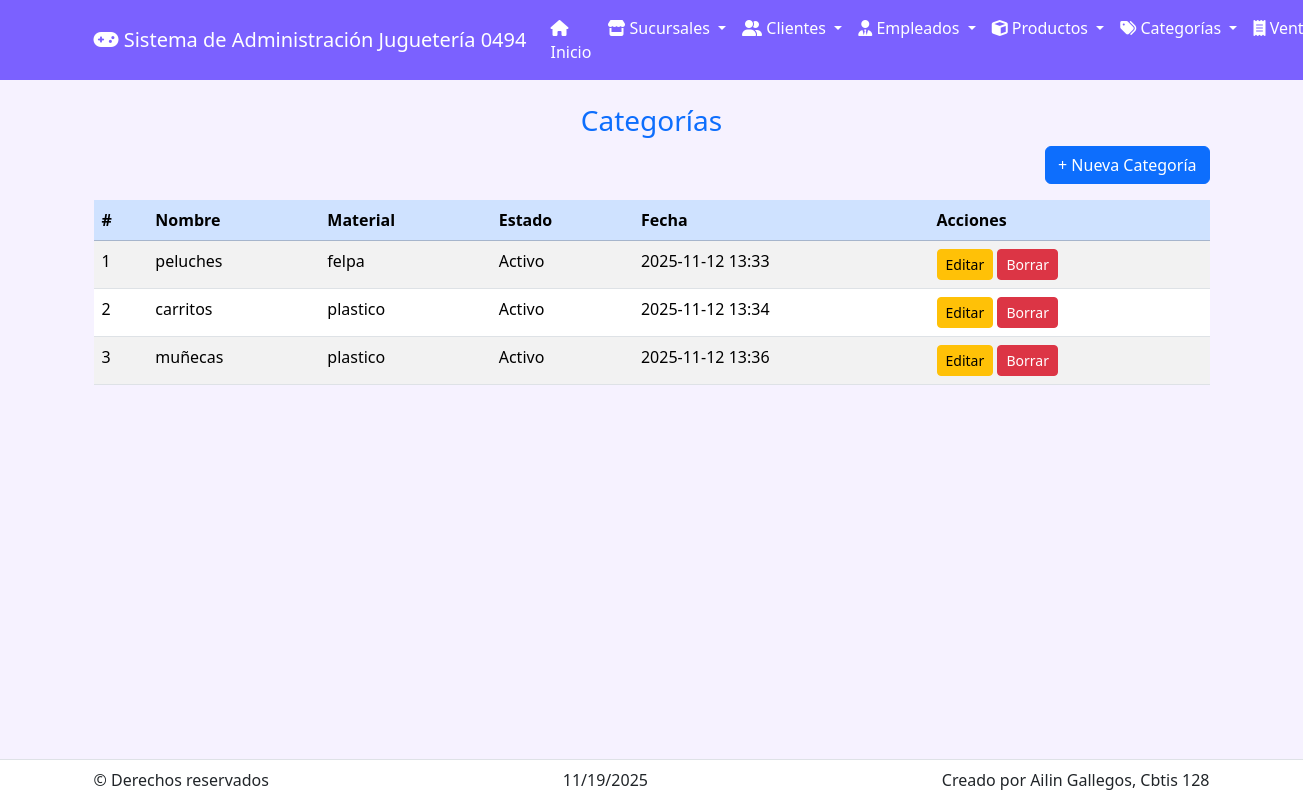
Page /categorias/ on the committed database.
### app_Jugueteria/models.py (models this page shows, shortened)
class Categoria(models.Model):
    nombre = models.CharField(max_length=100)
    descripcion = models.TextField(blank=True, null=True)
    estado = models.BooleanField(default=True)          # True = activo
    material = models.CharField(max_length=100, blank=True, null=True)
    fecha_creacion = models.DateTimeField(auto_now_add=True)

### app_Jugueteria/views.py (the view)
# urls.py: path('categorias/', views.ver_categorias, name='ver_categorias'),
def ver_categorias(request):
    categorias = Categoria.objects.all().order_by('id')
    return render(request, 'categoria/ver_categorias.html', {'categorias': categorias})

### app_Jugueteria/templates/categoria/ver_categorias.html
{% extends 'base.html' %}
{% block content %}
<h3 class="text-center text-primary">Categorías</h3>
<div class="mb-3 text-end"><a href="{% url 'agregar_categoria' %}" class="btn btn-primary">+ Nueva Categoría</a></div>
<table class="table table-striped">
  <thead class="table-primary"><tr><th>#</th><th>Nombre</th><th>Material</th><th>Estado</th><th>Fecha</th><th>Acciones</th></tr></thead>
  <tbody>
    {% for c in categorias %}
    <tr>
      <td>{{ forloop.counter }}</td>
      <td>{{ c.nombre }}</td>
      <td>{{ c.material }}</td>
      <td>{% if c.estado %}Activo{% else %}Inactivo{% endif %}</td>
      <td>{{ c.fecha_creacion|date:"Y-m-d H:i" }}</td>
      <td>
        <a class="btn btn-sm btn-warning" href="{% url 'actualizar_categoria' c.id %}">Editar</a>
        <a class="btn btn-sm btn-danger" href="{% url 'borrar_categoria' c.id %}">Borrar</a>
      </td>
    </tr>
    {% empty %}
    <tr><td colspan="6" class="text-center">No hay categorías.</td></tr>
    {% endfor %}
  </tbody>
</table>
{% endblock %}

### app_Jugueteria/templates/base.html (style rules this page uses)
:root { --primario:#7b61ff;--secundario:#f6f2ff }
body { background:var(--secundario);padding-bottom:80px }

### rows in the picture
Categoria: nombre "peluches", material "felpa", estado "Activo", fecha_creacion "2025-11-12 13:33"
Categoria: nombre "carritos", material "plastico", estado "Activo", fecha_creacion "2025-11-12 13:34"
Categoria: nombre "muñecas", material "plastico", estado "Activo", fecha_creacion "2025-11-12 13:36"
